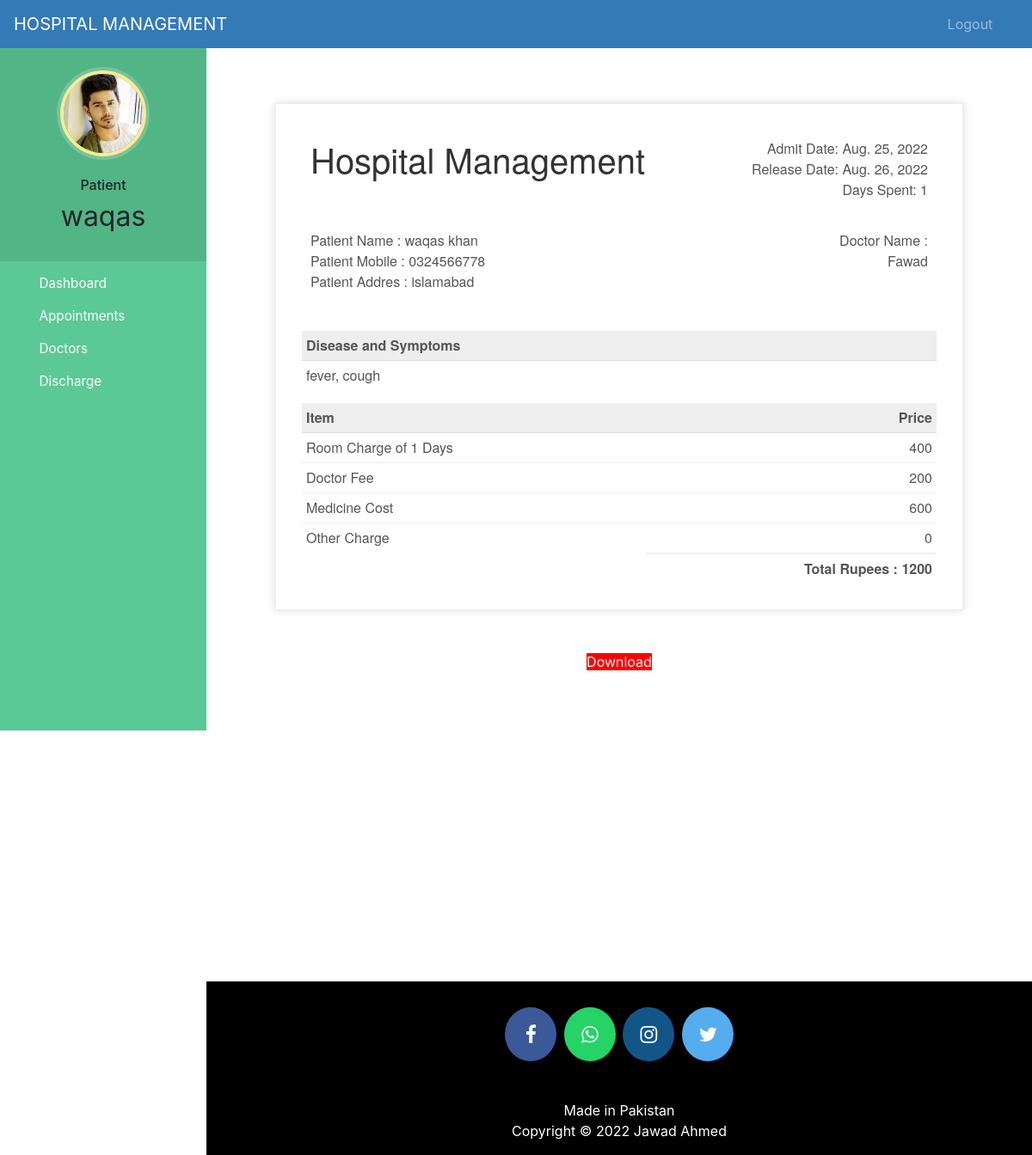
Screenshot of /patient-discharge (signed in) with the database file from the repository.
### hospital/models.py (models this page shows, shortened)
class Patient(models.Model):
    user=models.OneToOneField(User,on_delete=models.CASCADE)
    profile_pic= models.ImageField(upload_to='profile_pic/PatientProfilePic/',null=True,blank=True)
    address = models.CharField(max_length=40)
    mobile = models.CharField(max_length=20,null=False)
    symptoms = models.CharField(max_length=100,null=False)
    assignedDoctorId = models.PositiveIntegerField(null=True)
    admitDate=models.DateField(auto_now=True)
    status=models.BooleanField(default=False)
    @property
    def get_name(self):
        return f"{self.user.first_name} {self.user.last_name}"
    def __str__(self):
        return f"{self.user.first_name} ({self.symptoms})"

class PatientDischargeDetails(models.Model):
    patientId=models.PositiveIntegerField(null=True)
    patientName=models.CharField(max_length=40)
    assignedDoctorName=models.CharField(max_length=40)
    address = models.CharField(max_length=40)
    mobile = models.CharField(max_length=20,null=True)
    symptoms = models.CharField(max_length=100,null=True)
    admitDate=models.DateField(null=False)
    releaseDate=models.DateField(null=False)
    daySpent=models.PositiveIntegerField(null=False)
    roomCharge=models.PositiveIntegerField(null=False)
    medicineCost=models.PositiveIntegerField(null=False)
    doctorFee=models.PositiveIntegerField(null=False)
    OtherCharge=models.PositiveIntegerField(null=False)
    total=models.PositiveIntegerField(null=False)

### hospital/views.py (the view)
# urls.py: path('patient-discharge', views.patient_discharge_view,
@login_required(login_url='patientlogin')
@user_passes_test(is_patient)
def patient_discharge_view(request):
    patient = models.Patient.objects.get(user_id=request.user.id)
    dischargeDetails = models.PatientDischargeDetails.objects.all().filter(
        patientId=patient.id).order_by('-id')[:1]
    patientDict = None
    if dischargeDetails:
        patientDict = {
            'is_discharged': True,
            'patient': patient,
            'patientId': patient.id,
            'patientName': patient.get_name,
            'assignedDoctorName': dischargeDetails[0].assignedDoctorName,
            'address': patient.address,
            'mobile': patient.mobile,
            'symptoms': patient.symptoms,
            'admitDate': patient.admitDate,
            'releaseDate': dischargeDetails[0].releaseDate,
            'daySpent': dischargeDetails[0].daySpent,
            'medicineCost': dischargeDetails[0].medicineCost,
            'roomCharge': dischargeDetails[0].roomCharge,
            'doctorFee': dischargeDetails[0].doctorFee,
            'OtherCharge': dischargeDetails[0].OtherCharge,
            'total': dischargeDetails[0].total,
        }
        print(patientDict)
    else:
        patientDict = {
            'is_discharged': False,
            'patient': patient,
            'patientId': request.user.id,
        }
    return render(request, 'hospital/patient_discharge.html', context=patientDict)

### hospital/views.py (called while the page is built)
def is_patient(user):
    return user.groups.filter(name='PATIENT').exists()

### hospital/templates/hospital/patient_discharge.html (shortened to what this page needs)
{% extends 'hospital/patient_base.html' %}
{% load static %}
{% block content %}
<head>
</head>
<br><br><br>
{%if is_discharged%}
<div class="invoice-box">
    <table cellpadding="0" cellspacing="0">
        <tr class="top">
            <td colspan="2">
                <table>
                    <tr>
                        <td class="title">
                            <h1>Hospital Management</h1>
                        </td>
                        <td>
                            Admit Date: {{admitDate}}<br>
                            Release Date: {{releaseDate}}<br>
                            Days Spent: {{daySpent}}
                        </td>
                    </tr>
                </table>
            </td>
        </tr>
        <tr class="information">
            <td colspan="2">
                <table>
                    <tr>
                        <td>
                            Patient Name : {{patientName}}<br>
                            Patient Mobile : {{mobile}}<br>
                            Patient Addres : {{address}}<br>
                        </td>
                        <td>
                            Doctor Name :<br>
                            {{assignedDoctorName}}<br>
                        </td>
                    </tr>
                </table>
            </td>
        </tr>
        <tr class="heading">
            <td>
                Disease and Symptoms
            </td>
            <td>
            </td>
        </tr>
        <tr class="details">
            <td>
                {{symptoms}}
            </td>
        </tr>
        <tr class="heading">
            <td>
                Item
            </td>
            <td>
                Price
            </td>
        </tr>
        <tr class="item">
            <td>
                Room Charge of {{daySpent}} Days
            </td>
            <td>
                {{roomCharge}}
            </td>
        </tr>
        <tr class="item">
            <td>
                Doctor Fee
            </td>
            <td>
                {{doctorFee}}
            </td>
        </tr>
        <tr class="item">
            <td>
                Medicine Cost
            </td>
            <td>
                {{medicineCost}}
            </td>
        </tr>
        <tr class="item last">
            <td>
                Other Charge
            </td>
            <td>
                {{OtherCharge}}
            </td>
        </tr>
        <tr class="total">
            <td></td>
            <td>
                Total Rupees : {{total}}
            </td>
        </tr>
    </table>
</div>
<br><br>
<div class="download">
    <a style="background:red; width:500px;" href="{% url 'download-pdf' patientId  %}">Download</a>
</div>
{%else%}
<h5 style="text-align:center;">You Are Not Discharged By Hospital !</h5>
<h5 style="text-align:center;">Your Treatment Is Going On !</h5><br><br>
<h6 style="text-align:center;">When You Will Be Discahrged. You Can Download Invoice.</h6>
{%endif%}
<br><br><br><br><br><br><br><br>
{% endblock content %}

### hospital/templates/hospital/patient_base.html (shortened to what this page needs)
<!DOCTYPE html>
{% load static %}
<html lang="en">
<head>
    <link rel="stylesheet" href="https://stackpath.bootstrapcdn.com/bootstrap/4.3.1/css/bootstrap.min.css">
    <link rel="stylesheet" href="https://maxcdn.bootstrapcdn.com/font-awesome/4.7.0/css/font-awesome.min.css">
</head>
<body>
    <nav class="menu" tabindex="0">
        <header class="avatar">
            <img src="{% static patient.profile_pic.url %}" alt="Profile Pic" />
            <br><br>
            <h6>Patient</h6>
            <h2>{{request.user.first_name}}</h2>
        </header>
        <ul>
            <li tabindex="0" class="icon-dashboard"> <a style="color:white; text-decoration:none;"
                    href="/patient-dashboard"><span>Dashboard</span></a> </li>
            <li tabindex="0" class="icon-calendar"> <a style="color:white; text-decoration:none;"
                    href="/patient-appointment"><span>Appointments</span></a></li>
            <li tabindex="0" class="icon-users"> <a style="color:white; text-decoration:none;"
                    href="/patient-view-doctor"><span>Doctors</span></a></li>
            <li tabindex="0" class="icon-users"> <a style="color:white; text-decoration:none;"
                    href="/patient-discharge"><span>Discharge</span></a></li>
        </ul>
    </nav>
    <main>
        <div class="bs-example">
            <nav class="navbar navbar-expand-md  navbar-dark fixed-top" style="background:#337AB7;">
                <a href="/patient-dashboard" class="navbar-brand">HOSPITAL MANAGEMENT</a>
                <div class="collapse navbar-collapse justify-content-between" id="navbarCollapse">
                    <div class="navbar-nav" style=" margin-left: 90%;">
                        <a href="/logout" class="nav-item nav-link">Logout</a>
                    </div>
                </div>
            </nav>
        </div>
        <br><br>
        {% block content %}
        {% endblock content %}
        <br><br><br><br><br><br><br>
        <footer>
            <p>
                <a id="ftr" href="https://facebook.com/sumit.luv/" class="fa fa-facebook"></a>
                <a id="ftr"
                    href="https://api.whatsapp.com/send?phone=919572181024&text=Hello%20Sumit.%0d%0aHow%20are%20you%20%3f%0d%0aI%20came%20from%20your%20website.&source=&data=#"
                    class="fa fa-whatsapp"></a>
                <a id="ftr" href="https://instagram.com/sumit.luv" class="fa fa-instagram"></a>
                <a id="ftr" href="https://twitter.com/sumitkumar1503" class="fa fa-twitter"></a>
            </p>
            <br>
            <div class="container">
                <div class="row">
                    <div class="col-md-12 col-sm-12">
                        <div style="color:#ffffff;" class="wow fadeInUp footer-copyright">
                            <p>Made in Pakistan <br>
                                Copyright &copy; 2022 Jawad Ahmed </p>
                        </div>
                    </div>
                </div>
            </div>
        </footer>
    </main>
</body>
</html>

### hospital/templates/hospital/patient_base.html (style rules this page uses)
a:link { text-decoration: none; }
a { color: white; }
footer { padding: 0px 0px 0px 0px; background-color: black; margin: 0px; }
#ftr { padding: 20px; }
.fa { font-size: 23px; width: 60px; text-align: center; text-decoration: none; margin: 5px 2px; border-radius: 50%; }
.fa-facebook { background: #3B5998; color: white; margin-top: 30px; }
.fa-whatsapp { background: #25d366; color: white; }
.fa-twitter { background: #55ACEE; color: white; }
.fa-instagram { background: #125688; color: white; }
p { text-align: center; }
body { padding-left: 240px; }
main { position: relative; height: 100vh; }
.menu { background: #5bc995; height: 100vh; width: 240px; position: fixed; top: 0px; left: 0; z-index: 5; outline: none; }
.menu .avatar { background: rgba(0, 0, 0, 0.1); padding: 2em 0.5em; text-align: center; }
.menu .avatar img { width: 100px; border-radius: 50%; overflow: hidden; border: 4px solid #ffea92; box-shadow: 0 0 0 4px rgba(255, 255, 255, 0.2); }
.menu .avatar h2 { font-weight: normal; margin-bottom: 0; }
.menu ul { list-style: none; padding: 0.5em 0; margin: 0; }
.menu ul li { padding: 0.5em 1em 0.5em 3em; font-size: 0.95em; font-weight: regular; background-repeat: no-repeat; background-position: left 15px center; background-size: auto 20px; transition: all 0.15s linear; cursor: pointer; }
.menu ul li.icon-dashboard { background-image: url("http://www.entypo.com/images//gauge.svg"); }
.menu ul li.icon-users { background-image: url("http://www.entypo.com/images//users.svg"); }
.menu ul li.icon-calendar { background-image: url("http://www.entypo.com/images//calendar.svg"); }

### hospital/templates/hospital/patient_discharge.html (style rules this page uses)
.invoice-box { max-width: 800px; margin: auto; padding: 30px; border: 1px solid #eee; box-shadow: 0 0 10px rgba(0, 0, 0, .15); font-size: 16px; line-height: 24px; font-family: 'Helvetica Neue', 'Helvetica', Helvetica, Arial, sans-serif; color: #555; }
.invoice-box table { width: 100%; line-height: inherit; text-align: left; }
.invoice-box table td { padding: 5px; vertical-align: top; }
.invoice-box table tr td:nth-child(2) { text-align: right; }
.invoice-box table tr.top table td { padding-bottom: 20px; }
.invoice-box table tr.top table td.title { font-size: 45px; line-height: 45px; color: #333; }
.invoice-box table tr.information table td { padding-bottom: 40px; }
.invoice-box table tr.heading td { background: #eee; border-bottom: 1px solid #ddd; font-weight: bold; }
.invoice-box table tr.details td { padding-bottom: 20px; }
.invoice-box table tr.item td { border-bottom: 1px solid #eee; }
.invoice-box table tr.item.last td { border-bottom: none; }
.invoice-box table tr.total td:nth-child(2) { border-top: 2px solid #eee; font-weight: bold; }
.menu { top: 50px; }
.download { text-align: center; display: block; }

### rows the page displays
Patient: profile_pic (picture), admitDate "Aug. 25, 2022", mobile "0324566778", address "islamabad", symptoms "fever, cough"
PatientDischargeDetails: releaseDate "Aug. 26, 2022", patientName "waqas khan", assignedDoctorName "Fawad"

### other values shown
{{ request.user.first_name }} "waqas"
{{ daySpent }} "1"
{{ roomCharge }} "400"
{{ doctorFee }} "200"
{{ medicineCost }} "600"
{{ OtherCharge }} "0"
{{ total }} "1200"
